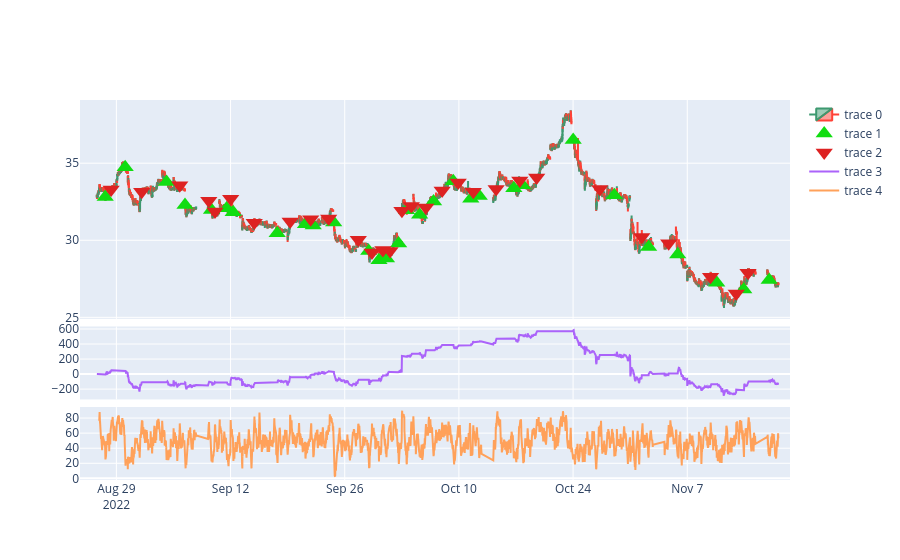

Notebook source saved alongside this figure:
### Code cell
import plotly.graph_objects as go
from plotly.subplots import make_subplots

fig = make_subplots(rows=3, cols=1, row_heights=[0.6, 0.2, 0.2], vertical_spacing=0.02, shared_xaxes=True)

fig.add_trace(go.Candlestick(x=df.index,
                open=df['open'],
                high=df['high'],
                low=df['low'],
                close=df['close']), row=1, col=1)

fig.add_trace(go.Scatter(x=df_buys.index,y=df_buys['price'], marker_color='#11dd11',  marker_size=15,
                 mode="markers", marker_symbol= 'triangle-up'), row=1, col=1)
fig.add_trace(go.Scatter(x=df_sells.index,y=df_sells['price'], marker_color='#dd2222',  marker_size=15,
                 mode="markers", marker_symbol= 'triangle-down'), row=1, col=1)

fig.add_trace(go.Scatter(x=df.index,
                y=df_trades['ret_cum']), row=2, col=1)


fig.add_trace(go.Scatter(x=df.index,
                y=df['rsi']), row=3, col=1)



fig.update_xaxes(rangebreaks=[
        dict(bounds=[18, 10], pattern="hour"), #hide hours outside of 9am-5pm
        dict(bounds=["sat", "mon"]), #hide weekends
    ])
fig.update_layout(xaxis_rangeslider_visible=False, height=800)
fig.show()

### Figure 1 — Plotly figure (JSON) as saved in the notebook; plotly's stock layout.template omitted (floating-point values rounded to 4 significant figures; data arrays with more than 128 entries replaced by an {"elided": "..."} marker saying what was removed)
{"data": [{"close": {"elided": "5000 float values"}, "high": {"elided": "5000 float values"}, "low": {"elided": "5000 float values"}, "open": {"elided": "5000 float values"}, "type": "candlestick", "x": {"elided": "5000 str values"}, "xaxis": "x", "yaxis": "y"}, {"marker": {"color": "#11dd11", "size": 15, "symbol": "triangle-up"}, "mode": "markers", "type": "scatter", "x": ["2022-08-26T10:10:00", "2022-08-29T16:10:00", "2022-09-02T13:10:00", "2022-09-06T10:05:00", "2022-09-08T12:40:00", "2022-09-09T15:20:00", "2022-09-12T11:50:00", "2022-09-16T10:40:00", "2022-09-20T14:30:00", "2022-09-21T11:55:00", "2022-09-23T10:15:00", "2022-09-28T10:50:00", "2022-09-29T10:00:00", "2022-09-29T15:15:00", "2022-09-30T15:45:00", "2022-10-03T13:20:00", "2022-10-04T14:30:00", "2022-10-05T16:15:00", "2022-10-07T14:05:00", "2022-10-11T10:20:00", "2022-10-11T16:15:00", "2022-10-14T16:30:00", "2022-10-17T14:40:00", "2022-10-24T10:05:00", "2022-10-27T14:55:00", "2022-11-01T14:55:00", "2022-11-04T11:20:00", "2022-11-09T14:40:00", "2022-11-11T17:35:00", "2022-11-16T11:25:00"], "xaxis": "x", "y": [32.8, 34.73, 33.78, 32.28, 31.97, 32.08, 31.82, 30.45, 31.04, 30.96, 31.15, 29.31, 28.7, 28.81, 29.79, 31.95, 31.65, 32.51, 33.83, 32.69, 32.87, 33.37, 33.57, 36.5, 32.92, 29.57, 29.07, 27.25, 26.81, 27.43], "yaxis": "y"}, {"marker": {"color": "#dd2222", "size": 15, "symbol": "triangle-down"}, "mode": "markers", "type": "scatter", "x": ["2022-08-26T14:20:00", "2022-08-31T11:45:00", "2022-09-05T14:25:00", "2022-09-08T10:45:00", "2022-09-08T15:05:00", "2022-09-12T10:05:00", "2022-09-14T10:35:00", "2022-09-19T11:45:00", "2022-09-21T10:10:00", "2022-09-22T14:45:00", "2022-09-27T11:30:00", "2022-09-28T13:05:00", "2022-09-29T12:45:00", "2022-09-29T17:45:00", "2022-10-03T10:05:00", "2022-10-03T16:40:00", "2022-10-05T10:50:00", "2022-10-06T14:15:00", "2022-10-07T17:30:00", "2022-10-11T12:05:00", "2022-10-13T12:05:00", "2022-10-17T12:40:00", "2022-10-18T16:30:00", "2022-10-26T12:45:00", "2022-11-01T10:10:00", "2022-11-03T13:00:00", "2022-11-09T10:20:00", "2022-11-11T12:20:00", "2022-11-14T12:35:00"], "xaxis": "x", "y": [33.3, 33.14, 33.57, 32.57, 31.87, 32.69, 31.14, 31.21, 31.37, 31.41, 30.03, 29.2, 29.37, 29.3, 31.91, 32.23, 32.12, 33.23, 33.75, 33.14, 33.32, 33.88, 34.07, 33.33, 30.21, 29.81, 27.63, 26.55, 27.9], "yaxis": "y"}, {"type": "scatter", "x": {"elided": "5000 str values"}, "xaxis": "x2", "y": {"elided": "5000 float values"}, "yaxis": "y2"}, {"type": "scatter", "x": {"elided": "5000 str values"}, "xaxis": "x3", "y": {"elided": "5000 float values"}, "yaxis": "y3"}], "layout": {"autosize": true, "xaxis": {"anchor": "y", "autorange": true, "domain": [0, 1], "matches": "x3", "range": ["2022-08-25 03:31:45.745", "2022-11-17 18:03:14.255"], "rangebreaks": [{"bounds": [18, 10], "pattern": "hour"}, {"bounds": ["sat", "mon"]}], "rangeslider": {"visible": false, "yaxis": {}}, "showticklabels": false, "type": "date"}, "xaxis2": {"anchor": "y2", "autorange": true, "domain": [0, 1], "matches": "x3", "range": ["2022-08-25 03:31:45.745", "2022-11-17 18:03:14.255"], "rangebreaks": [{"bounds": [18, 10], "pattern": "hour"}, {"bounds": ["sat", "mon"]}], "showticklabels": false, "type": "date"}, "xaxis3": {"anchor": "y3", "autorange": true, "domain": [0, 1], "range": ["2022-08-25 03:31:45.745", "2022-11-17 18:03:14.255"], "rangebreaks": [{"bounds": [18, 10], "pattern": "hour"}, {"bounds": ["sat", "mon"]}], "type": "date"}, "yaxis": {"anchor": "x", "autorange": true, "domain": [0.424, 1], "range": [24.9, 39.1], "type": "linear"}, "yaxis2": {"anchor": "x2", "autorange": true, "domain": [0.212, 0.404], "range": [-337.6, 633.6], "type": "linear"}, "yaxis3": {"anchor": "x3", "autorange": true, "domain": [0, 0.192], "range": [-2.163, 94.62], "type": "linear"}}}
